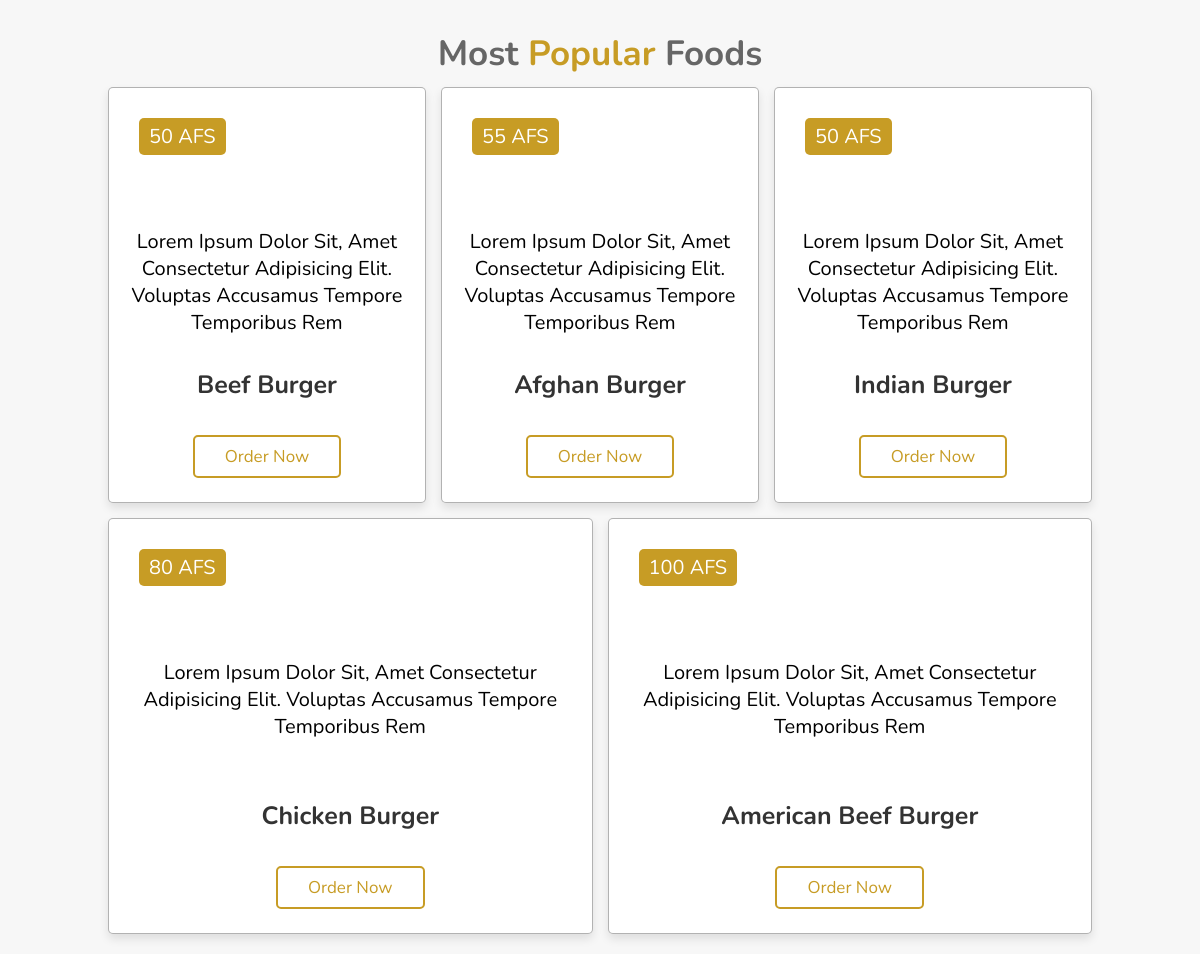
The app's page /backend/files/relatedPages/Burgers.php with its own data.
### tables this page shows
CREATE TABLE `burger` (
  `id` int(10) NOT NULL,
  `burger_name` varchar(30) DEFAULT NULL,
  `discription` varchar(100) NOT NULL,
  `price` int(10) DEFAULT NULL
);

### backend/files/relatedPages/Burgers.php (the view, shortened to what this page needs)
<?php
    require('../connection.php');
    try{
        if($result == ""){
            $stmt = $pdo->prepare("SELECT * FROM `burger`");
            $stmt->execute();
            $burgers = $stmt->fetchAll(PDO::FETCH_ASSOC);
          }
    }catch  (Exception $ex){ $result = $ex->getMessage(); }
?>
<!DOCTYPE html>
<html lang="en">
<head>
    <link rel="stylesheet" href="../../../style.css">
</head>
<body>
<section class="popular" id="popular">
    <h1 class="heading"> most <span>popular</span> foods </h1>
    <div class="box-container">
        <?php
            foreach ($burgers as $burger): ?>
                <div class="box">
                        <span class="price"> <?php echo "$burger[price] AFS" ?> </span>
                        <div class="text">
                            <p style="
                                height:25rem;
                                object-fit: cover;
                                width:100%;
                                border-radius: .5rem;
                                padding-top: 15vh;
                                font-size:20px;"
                            ><?php echo "$burger[discription]" ?></p>
                        </div>
                        <h3><?php echo "$burger[burger_name]" ?></h3>
                        <div class="stars">
                            <i class="fas fa-star"></i>
                            <i class="fas fa-star"></i>
                            <i class="fas fa-star"></i>
                            <i class="fas fa-star"></i>
                            <i class="far fa-star"></i>
                        </div>
                        <a href="../../order.html" class="btn">order now</a>
                </div> <?php endforeach; ?>
    </div>
</section>
</body>
</html>

### style.css (style rules this page uses)
:root { --red:#c79c25; }
* { font-family: 'Nunito', sans-serif; margin:0; padding:0; box-sizing: border-box; outline: none; border:none; text-decoration: none; text-transform: capitalize; transition:all .2s linear; }
html { font-size: 62.5%; overflow-x: hidden; scroll-behavior: smooth; scroll-padding-top: 6rem; }
body { background:#f7f7f7; }
section { padding:2rem 9%; }
.heading { text-align: center; font-size: 3.5rem; padding:1rem; color:#666; }
.heading span { color: var(--red) }
.btn { display: inline-block; padding:.8rem 3rem; border:.2rem solid var(--red); color:var(--red); cursor: pointer; font-size: 1.7rem; border-radius: .5rem; position: relative; overflow: hidden; z-index: 0; margin-top: 1rem; }
.btn::before { content: ''; position: absolute; top:0; right: 0; width:0%; height:100%; background:var(--red); transition: .3s linear; z-index: -1; }
.popular .box-container { display: flex; flex-wrap: wrap; gap:1.5rem; }
.popular .box-container .box { padding:2rem; background:#fff; box-shadow: 0 .5rem 1rem rgba(0,0,0,.1); border:.1rem solid rgba(0,0,0,.3); border-radius: .5rem; text-align: center; flex:1 1 30rem; position: relative; }
.popular .box-container .box .price { position: absolute; top:3rem; left:3rem; background:var(--red); color:#fff; font-size: 2rem; padding:.5rem 1rem; border-radius: .5rem; }
.popular .box-container .box h3 { color:#333; font-size: 2.5rem; padding-top: 1rem; }
.popular .box-container .box .stars i { color:gold; font-size: 1.7rem; padding:1rem .1rem; }

### records on screen
burger: price "50", discription "Lorem Ipsum Dolor Sit, Amet Consectetur Adipisicing Elit. Voluptas Accusamus Tempore Temporibus Rem", burger_name "Beef Burger"
burger: price "55", discription "Lorem Ipsum Dolor Sit, Amet Consectetur Adipisicing Elit. Voluptas Accusamus Tempore Temporibus Rem", burger_name "Afghan Burger"
burger: price "50", discription "Lorem Ipsum Dolor Sit, Amet Consectetur Adipisicing Elit. Voluptas Accusamus Tempore Temporibus Rem", burger_name "Indian Burger"
burger: price "80", discription "Lorem Ipsum Dolor Sit, Amet Consectetur Adipisicing Elit. Voluptas Accusamus Tempore Temporibus Rem", burger_name "Chicken Burger"
burger: price "100", discription "Lorem Ipsum Dolor Sit, Amet Consectetur Adipisicing Elit. Voluptas Accusamus Tempore Temporibus Rem", burger_name "American Beef Burger"
